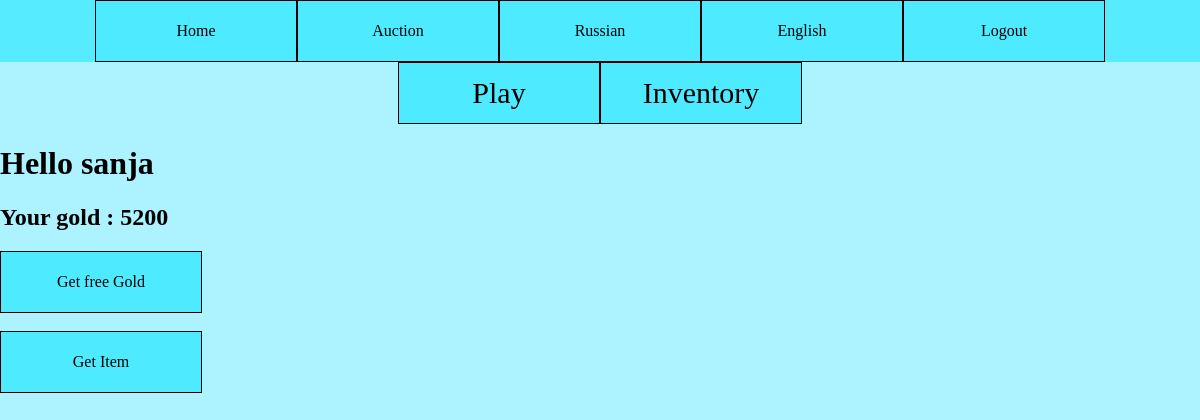
Before: /en/ (signed in) with the older database file.
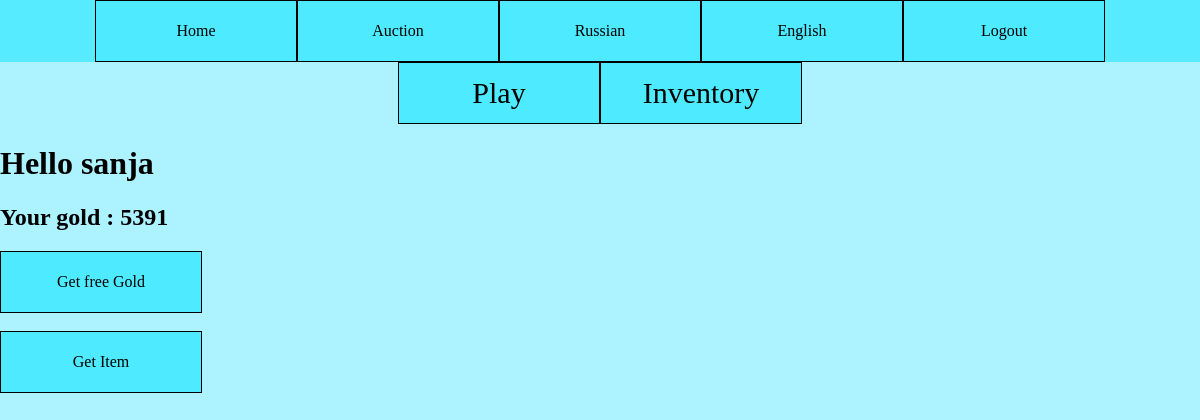
After: the same page with the newer database file.
### main/models.py (models this page shows)
class Character(models.Model):
    user = models.OneToOneField(User, on_delete=models.CASCADE, null=True)
    gold = models.BigIntegerField(default=0)
    eq_weapon = models.ForeignKey('Item', on_delete=models.SET_NULL, null=True, related_name="weapon")
    eq_helm   = models.ForeignKey('Item', on_delete=models.SET_NULL, null=True, related_name="helm")
    eq_armor  = models.ForeignKey('Item', on_delete=models.SET_NULL, null=True, related_name="armor")
    eq_offhand= models.ForeignKey('Item', on_delete=models.SET_NULL, null=True, related_name="offhand")

### main/views.py (the view)
# urls.py: path('', views.index, name='index'),
def index(request, msg=""):
    if request.user.is_authenticated:
        current_user = request.user
        char, ok = Character.objects.get_or_create(user=current_user)
        context = {'char': char, 'user': current_user, 'msg': msg}
        return render(request, "game.html", context)
    else:
        return render(request, 'base.html')

### templates/game.html (shortened to what this page needs)
{% extends "base.html" %}
{% load i18n %}
{% block header %}
        <div class="menu">
            <a href="/"> {% trans "Play" %}</a>
            <a href="/game/inventory" > {% trans "Inventory" %}</a>
        </div>
{% endblock %}
{% block content %}
    {% block main_window %}
        <h1>Hello {{ user.username }}</h1>
        <h2>{% trans "Your gold :" %} {{ char.gold }} </h2>
        <a href="/game/freegold">{% trans "Get free Gold" %}</a> <br>
        <a href="/game/getItem">{% trans "Get Item" %}</a>
    {% endblock %}
{% endblock %}

Changed rows visible on the page:
changed Character: gold "5200" → "5391"
